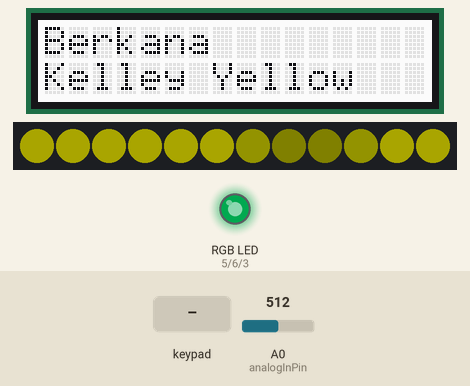
This sketch was run on a simulated Arduino Uno, built with avr-gcc and run on an emulated ATmega328P. Parts: 16×2 character LCD, 12 RGB LEDs in strip order, left to right, an RGB LED mixed from three pins (HIGH = lit). The inputs (shaded band) are chosen by the test bench; at power-on: A0 (analogInPin) = 512. Dim RGB values are drawn brighter than linear.

Above: at 6.48 s.
6.5 s: key 'U' pressed
At 6.9 s:
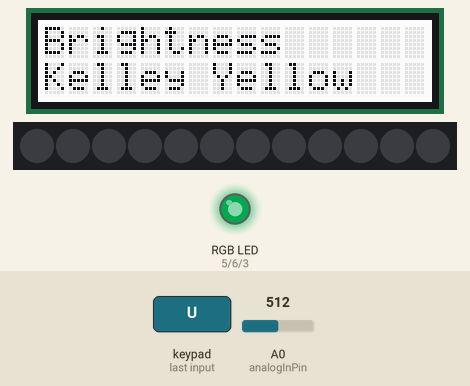
8.1 s: key 'D' pressed
At 8.48 s:
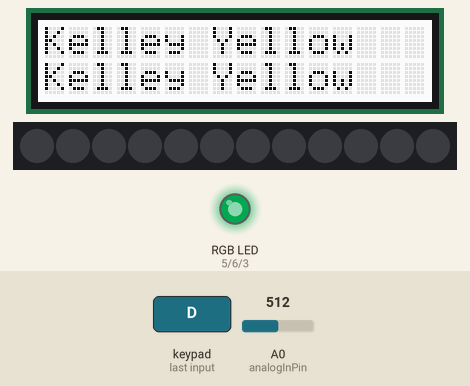
9.7 s: key 'L' pressed
At 10.06 s:
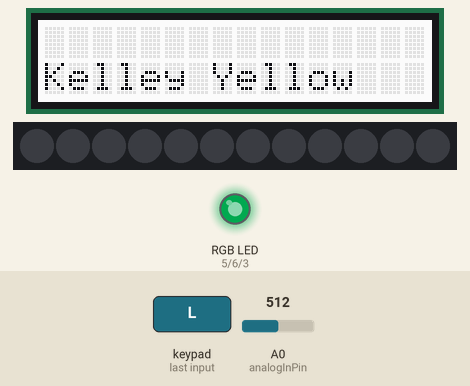
11.6 s: key 'S' pressed
At 12.44 s:
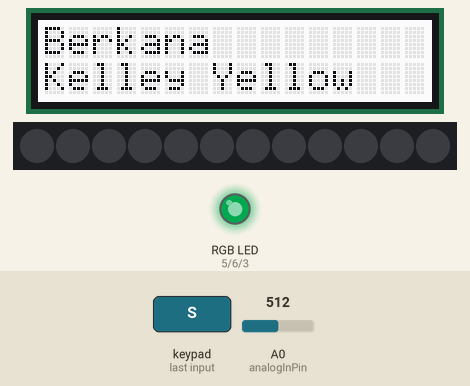
13.4 s: key 'D' pressed
At 14.01 s:
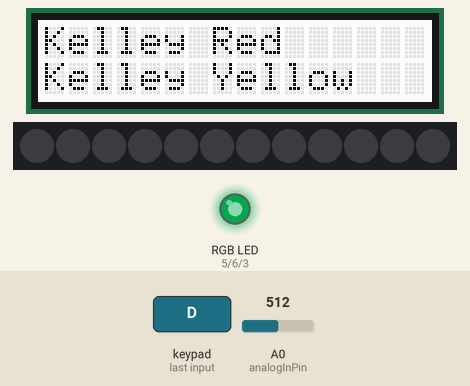
15.0 s: A0 (analogInPin) set to 323
At 15.59 s:
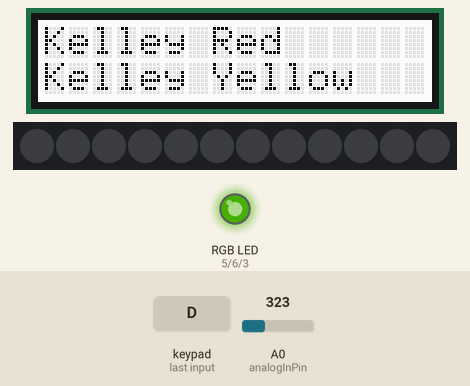
Timing chart, 0 to 17.6 s (numbered marks = the images above; inputs shaded):
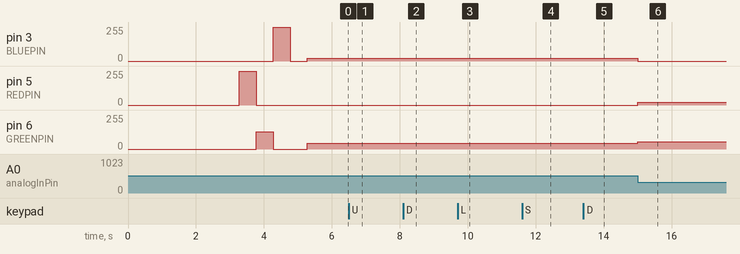

The sketch:

berkana_v2_2_non_blocking.ino
```cpp
/***************************************************************************/
//LED sign for our home using RadioShack Tricolor LED Strip
//  By Richard Bailey
//
// Version 2.2.3
// User interface fixed for now, brightness implemented.
// Future updates from this point will most likely to clean up the code and reduce size.
//
// Version 2.2.2
// Start implementation of menu options to adjust brightness and frame speed
// frame delay adjustment implemented, need to tweak user interface to be more
// user friendly.
//
// Version 2.2.1
// move kelley pattern out of main loop into subroutine as prep for menu system.
//
// Version 2.2.0
// physical prototyping board with  LED connector, analog color selector and circuits on it built.
// incorporate LCD sample code to begin working on menu system.
// reorganize code to be closer to standard practices.
//
//  Version 2.1.1
//  complete restucture to stop using delay()
//
// Version 2.1.0
// convert colors from RGB to HSV to allow simple addition of color picker
//
// Version 2.0.4
// June 24, 2014
// implement use of high_intensity variable, move blanking to subroutine, and bug fixes
//
//
// Version 2.0.3
// June 20, 2014
// setup color codes into two dimensional array and a code option to
// have random colors. Currently set to cycle through the preprogrammed colors.
// Need to get the display shield to program the
// interface for stand alone operation as well as a 12vdc power supply
// of at least 2 amps.
//
//
// Version 2.0.2
// June 20, 2014
// converted from using hex color codes to individual RGB colors
// to allow custom color selection with on board controls planned
// for later versions.
// now includes output to serial for debugging use.
//
//
// Version 2.0.1
// complete rebuild using FastLED library instead of the RadioShack code.
/***************************************************************************/
#include <avr/pgmspace.h>
#include <FastLED.h>
#include <Wire.h>
#include <Adafruit_MCP23017.h>
#include <Adafruit_RGBLCDShield.h>

// Variable definitions start here

// How many leds are in the strip?
#define NUM_LEDS 12

// Data pin that led data will be written out over
#define DATA_PIN 11

// start points for frames  DO NOT CHANGE, THE CURRENT CODE WILL BREAK.
#define xstart 1
#define ystart 2


// define analog color pins for color selector output
#define REDPIN   5
#define GREENPIN 6
#define BLUEPIN  3
// These #defines make it easy to set the backlight color
#define RED 0x1
#define YELLOW 0x3
#define GREEN 0x2
#define TEAL 0x6
#define BLUE 0x4
#define VIOLET 0x5
#define WHITE 0x7

// define the delay between frames in milliseconds.
long frame_delay = 50;

// define intensity levels
uint8_t high_intensity = 128;
uint8_t med_intensity = high_intensity * .66;
uint8_t low_intensity = high_intensity * .33;
// This is an array of leds.  One item for each led in your strip.
CRGB leds[NUM_LEDS];

// predefined color arrays
unsigned int colors[][2] = {
	{
	64,255                                    }
	, // yellow
	{
	0,255                                    }
	, //red
	{
	160,255                                    }
	, //blue
	{
	96,255                                    }
	, //green
	{
	192,255                                    }
	, //purple
	{
	255,0                                    }
	, //white
};

// define menus

// main menu

char* main_menu[] = {"Kelley Yellow","Kelley Red","Kelley Blue","Kelley Green","Kelley Purple","Kelley White","Kelley dial","Rainbow chase", "Rainbow cycle", "Frame Delay", "Brightness"};
int menu_count = 11;

const int analogInPin = A0;  // Analog input pin that the potentiometer is attached to
int sensorValue = 0;        // value read from the pot

//initialize variables

int x; // variable for first group, counts down and wraps around.
int y; // variable for second group, counts up.
unsigned int led_color[2];  //array that holds the current color codes for the LEDS
int c = 0;
long last_millis;
long current_millis;
int frame_count;
static uint8_t hue;
bool kpattern_selected = true;
bool chase_selected = false;
bool cycle_selected = false;
bool idle = true;
int kelley_menu_selection = 0;
int menu_active=0;
int menu_current = menu_active;
int menu_previous = menu_current;
long last_button;

// The shield uses the I2C SCL and SDA pins. On classic Arduinos
// this is Analog 4 and 5 so you can't use those for analogRead() anymore
// However, you can connect other I2C sensors to the I2C bus and share
// the I2C bus.
Adafruit_RGBLCDShield lcd = Adafruit_RGBLCDShield();

// ***********************************************************************************************************
// *
// *                            Power Up Init.
// *
// *
// ***********************************************************************************************************
void setup() {

		// Serial.begin(9600);

	// sanity check delay - allows reprogramming if accidently blowing power w/leds
	delay(3000);

	// set up the LCD's number of columns and rows:
	lcd.begin(16, 2);
	// Print a message to the LCD. We track how long it takes since
	// this library has been optimized a bit and we're proud of it :)
	//	int time = millis();
	lcd.print(F("Berkana"));
	//	time = millis() - time;
	//	Serial.print(F("Took "));
	//	Serial.print(time);
	//	Serial.println(F(" ms"));
	lcd.setBacklight(WHITE);


	// Change this line as needed to match the LED string type, control chip and color sequence
	FastLED.addLeds<TM1803, DATA_PIN, GBR>(leds, NUM_LEDS); // RadioShack LED String

	// turn off all leds
	fill_solid ( &(leds[0]), NUM_LEDS, CRGB::Black);
	FastLED.show();
	delay (200);

	pinMode(REDPIN,   OUTPUT);
	pinMode(GREENPIN, OUTPUT);
	pinMode(BLUEPIN,  OUTPUT);

	// Flash the "hello" color sequence: R, G, B, black.
	colorBars();
	last_millis=millis();
	last_button=millis();
	frame_count=0;
	led_color[0] = colors[c][0];
	led_color[1] = colors[c][1];

}

// ***********************************************************************************************************
// *
// *                            Main Loop
// *
// *
// ***********************************************************************************************************
void loop()
{
	// read the analog in value: and display on sample LED
	sensorValue = analogRead(analogInPin);
	hue = map(sensorValue, 0, 1023, 0, 255);
	// Use FastLED automatic HSV->RGB conversion
	showAnalogRGB( CHSV( hue, 255, high_intensity) );

	// set the cursor to column 0, line 1
	// (note: line 1 is the second row, since counting begins with 0):
	lcd.setCursor(0, 1);
	// print the number of seconds since reset:
	//lcd.print("Active: ");
	lcd.print(main_menu[menu_active]);
	//	  menu_previous = menu_current;
	if ((millis()-last_button) > 10000 && menu_active <9){
		if (idle == false){
			lcd.setCursor(0,0);
			lcd.print("                ");
			idle = true;
		}
		lcd.setCursor(0,0);
		lcd.print("Berkana");
	}
	uint8_t buttons = lcd.readButtons();
	if ((millis()-last_button) > 333) {
		if (buttons) {
			lcd.clear();
			lcd.setCursor(0,0);
			if (buttons & BUTTON_UP) {
				if (menu_current == 0){
					menu_current = menu_count-1;
				}
				else {
					menu_current = menu_current-1;
				}
				last_button=millis();
				idle = false;
				//lcd.print("Menu: ");
				lcd.print(main_menu[menu_current]);
				//			lcd.setBacklight(GREEN);
				//lcd.print("up");
			}
			if (buttons & BUTTON_DOWN) {
				if (menu_current == menu_count-1) {
					menu_current = 0;
				}
				else {
					menu_current=menu_current+1;
				}
				last_button=millis();
				idle = false;
				//lcd.print("Menu: ");
				lcd.print(main_menu[menu_current]);
			}
			if (menu_active==9){
				//lcd.clear();
				lcd.setCursor(0,0);
				//lcd.print(frame_delay);
				if (buttons & BUTTON_LEFT) {
					//lcd.setCursor(0,1);
					if (frame_delay > 50) {
						frame_delay=(frame_delay - 50);
						lcd.print(frame_delay);
					}
				}
				if (buttons & BUTTON_RIGHT) {
					//lcd.clear();
					//lcd.setCursor(0,0);
					//lcd.print(main_menu[menu_current]);
					//lcd.setCursor(0,1);
					if (frame_delay < 5000) {
						frame_delay= (frame_delay + 50);
						lcd.print(frame_delay);
					}
				}
				if (buttons & BUTTON_SELECT) {
					menu_active=menu_previous;
					lcd.clear();
					lcd.setCursor(0,0);
					lcd.print("Berkana");
				}
			}
			if (menu_active==10){
				lcd.setCursor(0,0);
				if (buttons & BUTTON_LEFT) {
					if (high_intensity > 72) {
						high_intensity=(high_intensity - 4);
						lcd.print(high_intensity);
					}
				}
				if (buttons & BUTTON_RIGHT) {
					if (high_intensity < 252) {
						high_intensity= (high_intensity + 4);
						lcd.print(high_intensity);
					}
				}
				if (buttons & BUTTON_SELECT) {
					menu_active=menu_previous;
					lcd.clear();
					lcd.setCursor(0,0);
					lcd.print("Berkana");
				}
			}
			if (buttons & BUTTON_SELECT) {
				menu_previous=menu_active;
				menu_active=menu_current;
				lcd.clear();
				lcd.setCursor(0,0);
				lcd.print("Berkana");
				//lcd.setCursor(0,0);
				//lcd.print("Menu: ");
				//lcd.print(main_menu[menu_current]);

			}
		}
	}
	choice_update();

	current_millis=millis();
	if (kpattern_selected)
	{ kelley_pattern();
	};
	if (chase_selected)
	{
		chase_sub();
	};
	if (cycle_selected)
	{
		cycle_sub();
	};


}


// ***********************************************************************************************************
// *
// *                            Subroutines
// *
// *
// ***********************************************************************************************************

void showAnalogRGB( const CRGB& rgb)
{
	// showAnalogRGB: this is like FastLED.show(), but outputs on
	// analog PWM output pins instead of sending data to an intelligent,
	// pixel-addressable LED strip.
	//
	// This function takes the incoming RGB values and outputs the values
	// on three analog PWM output pins to the r, g, and b values respectively.

	analogWrite(REDPIN,   rgb.r );
	analogWrite(GREENPIN, rgb.g );
	analogWrite(BLUEPIN,  rgb.b );
}
void kelley_pattern() {
	// subroutine to display kelley pattern in selected color
	if (kelley_menu_selection < 6) {
		led_color[0] = colors[kelley_menu_selection][0];
		led_color[1] = colors[kelley_menu_selection][1];
	};

	if (kelley_menu_selection == 6){
		// set color to analog picker color
		led_color[0]= hue;
		led_color[1]= 255;
	};
	if (current_millis-last_millis > frame_delay) {
		delay(0);
		last_millis=current_millis;

		if (frame_count == 0 ) {
			x=xstart;
			y=ystart;
			frame_count++;
			return;
		}
		if (frame_count == 1 ) {
			kelley_frame();
			return;

		}

		if (frame_count == 2){
			kelley_frame();
			return;
		}

		if (frame_count == 3) {
			kelley_frame();
			return;
		}

		if (frame_count == 4) {
			kelley_frame();
			return;
		}

		if (frame_count == 5) {
			kelley_frame();
			return;
		}

		if (frame_count == 6) {
			kelley_frame();
			return;
		}

		if (frame_count == 7) {
			kelley_frame();
			return;
		}

		if (frame_count == 8) {
			kelley_frame();
			return;
		}

		if (frame_count == 9) {
			x=xstart;
			y=ystart;
			kelley_blank();
			return;
		}

		if (frame_count == 10){
			kelley_blank();
			return;
		}
		if (frame_count == 11){
			kelley_blank();
			return;
		}
		if (frame_count == 12){
			kelley_blank();
			return;
		}
		if (frame_count == 13){
			kelley_blank();
			return;
		}
		if (frame_count == 14){
			kelley_blank();
			frame_count = 0;
			return;
		}


	}
}
void kelley_frame() {
	// generates frames for kelley_pattern
	if (frame_count <= (NUM_LEDS/2)){
		leds[(x+NUM_LEDS) % NUM_LEDS]=CHSV(led_color[0],led_color[1],low_intensity);
		leds[y] = leds[(x+NUM_LEDS) % NUM_LEDS];
	}
	if (frame_count >1 && frame_count <= (NUM_LEDS/2)+1) {
		leds[(1+x+NUM_LEDS) % NUM_LEDS]=CHSV(led_color[0],led_color[1],med_intensity);
		leds[y-1] = leds[(1+x+NUM_LEDS) % NUM_LEDS];
	}
	if (frame_count >2 && frame_count <= (NUM_LEDS/2)+2) {
		leds[(2+x+NUM_LEDS) % NUM_LEDS]=CHSV(led_color[0],led_color[1],high_intensity);
		leds[y-2] = leds[(2+x+NUM_LEDS) % NUM_LEDS];
	}
	FastLED.show();
	x--;
	y++;
	frame_count++;
}
void kelley_blank () {
	// blanking subroutine for kelley_pattern
	leds[(x+NUM_LEDS) % NUM_LEDS]=CHSV(led_color[0],led_color[1],0);
	leds[y] = leds[(x+NUM_LEDS) % NUM_LEDS];
	FastLED.show();
	x--;
	y++;
	frame_count++;
}
void colorBars()
{
	// colorBars: flashes Red, then Green, then Blue, then Black.
	// Helpful for diagnosing if you've mis-wired which is which.

	showAnalogRGB( CRGB::Red );
	fill_solid ( &(leds[0]), NUM_LEDS, CRGB::Red);
	FastLED.show();
	delay(500);
	showAnalogRGB( CRGB::Green );
	fill_solid ( &(leds[0]), NUM_LEDS, CRGB::Green);
	FastLED.show();
	delay(500);
	showAnalogRGB( CRGB::Blue );
	fill_solid ( &(leds[0]), NUM_LEDS, CRGB::Blue);
	FastLED.show();
	delay(500);
	showAnalogRGB( CRGB::Black );
	fill_solid ( &(leds[0]), NUM_LEDS, CRGB::Black);
	FastLED.show();
	delay(500);
}
void chase_sub() {
	if (current_millis-last_millis > frame_delay * .15) {
		delay(0);
		last_millis=current_millis;
		static uint8_t hue = 64;
		leds[x % NUM_LEDS]=CHSV(hue--, 255, high_intensity);
		FastLED.show();
		x++;
	}
}
void cycle_sub() {
	if (current_millis-last_millis > (frame_delay * .5)) {
		delay(0);
		last_millis=current_millis;

		static uint8_t hue = 64;
		FastLED.showColor(CHSV(hue--, 255, high_intensity));
		// delay (frame_delay);
	}
}
void choice_update()
{
	if (menu_active < 7) {
		kpattern_selected = true;
		chase_selected = false;
		cycle_selected = false;
		kelley_menu_selection = menu_active;
		// Serial.println(kelley_menu_selection);

	}
	if (menu_active == 7) {
		kpattern_selected = false;
		chase_selected = true;
		cycle_selected = false;
	}
	if (menu_active == 8) {
		kpattern_selected = false;
		chase_selected = false;
		cycle_selected = true;
	}
}
```

Measured:
- after the input at 6.5 s, the display: first changes at once (image 1 shows a later state)
- after the input at 8.1 s, the display: first changes at once (image 2 shows a later state)
- after the input at 9.7 s, the display: first changes after 0.22 s (image 3 shows a later state)
- after the input at 11.6 s, the display: first changes after 0.22 s (image 4 shows a later state)
- after the input at 13.4 s, the display: first changes at once (image 5 shows a later state)
- after the input at 15.0 s, pin 3 (BLUEPIN): 21/255 → 0/255 at once; pin 5 (REDPIN): 0/255 → 22/255 at once; pin 6 (GREENPIN): 44/255 → 54/255 at once
